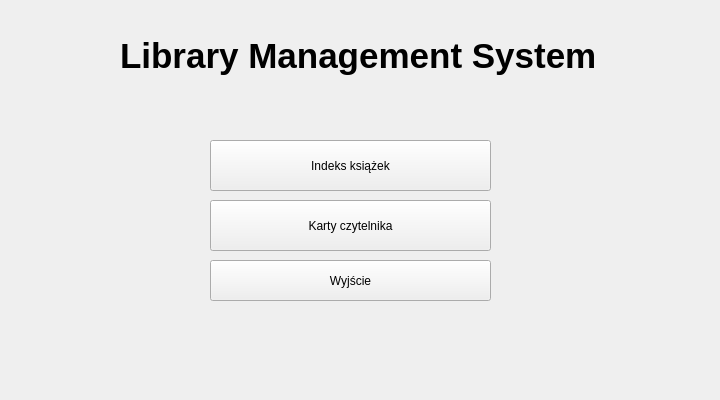
<?xml version="1.0" encoding="UTF-8"?>
<ui version="4.0">
 <class>MenuScreen</class>
 <widget class="QWidget" name="MenuScreen">
  <property name="geometry">
   <rect>
    <x>0</x>
    <y>0</y>
    <width>720</width>
    <height>400</height>
   </rect>
  </property>
  <property name="windowTitle">
   <string>Form</string>
  </property>
  <widget class="QLabel" name="label_2">
   <property name="geometry">
    <rect>
     <x>120</x>
     <y>30</y>
     <width>481</width>
     <height>51</height>
    </rect>
   </property>
   <property name="font">
    <font>
     <pointsize>26</pointsize>
     <bold>true</bold>
    </font>
   </property>
   <property name="text">
    <string>Library Management System</string>
   </property>
  </widget>
  <widget class="QPushButton" name="booksIndexPageButton">
   <property name="geometry">
    <rect>
     <x>210</x>
     <y>140</y>
     <width>281</width>
     <height>51</height>
    </rect>
   </property>
   <property name="text">
    <string>Indeks książek</string>
   </property>
  </widget>
  <widget class="QPushButton" name="readerCardsPageButton">
   <property name="geometry">
    <rect>
     <x>210</x>
     <y>200</y>
     <width>281</width>
     <height>51</height>
    </rect>
   </property>
   <property name="text">
    <string>Karty czytelnika</string>
   </property>
  </widget>
  <widget class="QPushButton" name="quitButton">
   <property name="geometry">
    <rect>
     <x>210</x>
     <y>260</y>
     <width>281</width>
     <height>41</height>
    </rect>
   </property>
   <property name="text">
    <string>Wyjście</string>
   </property>
  </widget>
 </widget>
 <resources/>
 <connections/>
</ui>
